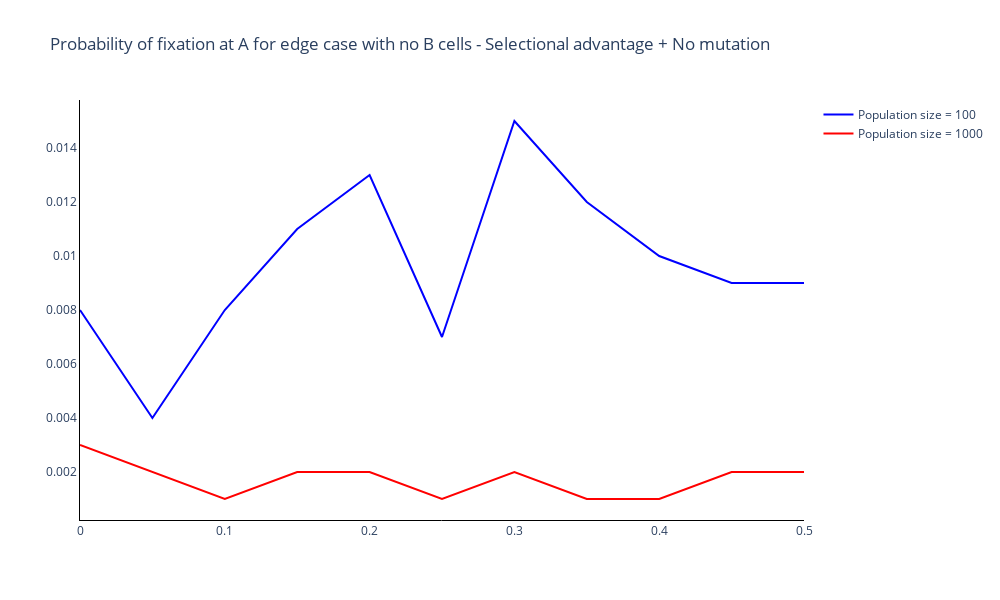

The notebook cell saved with this chart:
### Markdown cell above
### Plot probability of fixation of A

### Code cell
fig = go.Figure()

# Add traces of the transition probabilities
for n, _ in enumerate(small_N):
    fig.add_trace(
        go.Scatter(
            y = prob_fix[:, n],
            x = choices_s,
            mode = 'lines',
            name = trace_name[n],
            line_color = colours[n]
        )
    )

fig.update_layout(
    title='Probability of fixation at A for edge case with no B cells - Selectional advantage + No mutation',
    width=1000, 
    height=600,
    plot_bgcolor='white',
    xaxis=dict(linecolor='black'),
    yaxis=dict(linecolor='black'),
    )

### Figure 1 — Plotly figure (JSON) as saved in the notebook; plotly's stock layout.template omitted (floating-point values rounded to 4 significant figures)
{"data": [{"line": {"color": "blue"}, "mode": "lines", "name": "Population size = 100", "type": "scatter", "x": [0, 0.05, 0.1, 0.15, 0.2, 0.25, 0.3, 0.35, 0.4, 0.45, 0.5], "y": [0.008, 0.004, 0.008, 0.011, 0.013, 0.007, 0.015, 0.012, 0.01, 0.009, 0.009]}, {"line": {"color": "red"}, "mode": "lines", "name": "Population size = 1000", "type": "scatter", "x": [0, 0.05, 0.1, 0.15, 0.2, 0.25, 0.3, 0.35, 0.4, 0.45, 0.5], "y": [0.003, 0.002, 0.001, 0.002, 0.002, 0.001, 0.002, 0.001, 0.001, 0.002, 0.002]}], "layout": {"height": 600, "plot_bgcolor": "white", "title": {"text": "Probability of fixation at A for edge case with no B cells - Selectional advantage + No mutation"}, "width": 1000, "xaxis": {"linecolor": "black"}, "yaxis": {"linecolor": "black"}}}
